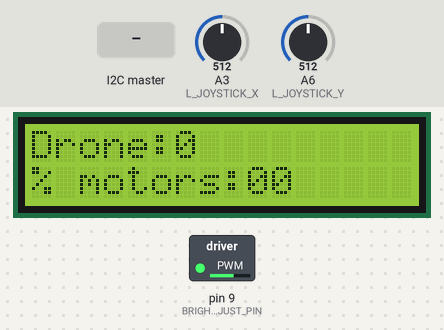
This sketch was run on a simulated Arduino Nano, built with avr-gcc and run on an emulated ATmega328P. Shown: 16×2 character LCD, switched loads named in the sketch (green lamp = pin HIGH). Inputs (shaded band) come from the test bench; at power-on: A3 (L_JOYSTICK_X) = 512, A6 (L_JOYSTICK_Y) = 512.

Above: at 1.2 s.
1.3 s: the I2C master sends the byte 1
At 1.8 s:
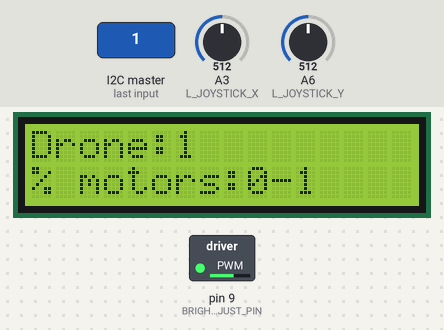
2.8 s: the I2C master sends the byte 2
At 4.2 s:
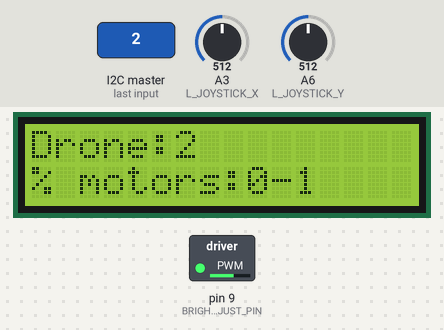
Timing chart, 0 to 5.8 s (numbered marks = the images above; inputs shaded):
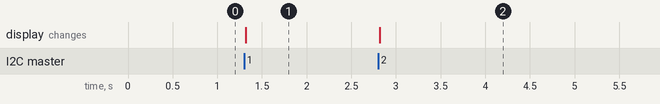

Measured:
- after the input at 1.3 s, the display: first changes at once (image 1 shows a later state)
- after the input at 2.8 s, the display: changes at once (image 2)

The sketch:

LCD_controller.ino
```cpp
/*
 * This program reads the remaining values of the controller, and shows other values on an LCD
 */
// Include necessary libraries
#include <Wire.h>     // Two wire (I2C) library for communication with the second arduino
#include <LiquidCrystal.h> // LCD controlling library

// Definitions of the controlling elements
#define L_JOYSTICK_Y A6 // Left joystick y axis
#define L_JOYSTICK_X A3 // Left joystick x axis

// Definitions for the LCD
#define LCD_X 16
#define LCD_Y 2
#define BRIGHTNESS_ADJUST_PIN 9

// Definitions for the I2C
#define DEV_ADDR 0x09

// Variables
// LCD variables
LiquidCrystal lcd_module(2, 3, 4, 5, 6, 7); // lcd object with specified pins
int if_drone_on;          // Value storing if a drone is on
int motors_pwr_percent;   // Value storing the percentage of max power the motors are running at

// Messages to be printed on the LCD
String first_line = "Drone:";
String second_line = "% motors:";

// I2C variables
uint8_t data_to_send_controller[] = {0, 0, 0, 0}; // data to be sent to the controller device

void setup() {
  // Setup the LCD
  pinMode(BRIGHTNESS_ADJUST_PIN, OUTPUT);
  analogWrite(BRIGHTNESS_ADJUST_PIN, 150); // set moderate brightness
  lcd_module.begin(LCD_X, LCD_Y); // initiate the lcd
  lcd_module.clear();             // clear anything that was on the LCD
  // Print the message on the lcd
  lcd_module.setCursor(0, 0);
  lcd_module.print(first_line);
  lcd_module.setCursor(0, 1);
  lcd_module.print(second_line);

  // Set the modes of the control devices
  pinMode(L_JOYSTICK_Y, INPUT);
  pinMode(L_JOYSTICK_X, INPUT);

  // I2C communication setup
  Wire.begin(DEV_ADDR);
  Wire.onRequest(request_event); // If I get a request from the device run the request event function
  Wire.onReceive(receive_event); // On receiving data run the receive_event function
}

void loop() {
  read_and_convert(data_to_send_controller); // read the left joystick values and save them to an array

  // lcd communication
  // print the value of if_drone_on
  lcd_module.setCursor(first_line.length(), 0);
  lcd_module.print(if_drone_on);
  // print the value of motors_pwr_percent
  lcd_module.setCursor(second_line.length(), 1);
  if(motors_pwr_percent < 10) {
    lcd_module.print("0");
  }
  lcd_module.print(motors_pwr_percent);
  lcd_module.print(" ");
}

// I2C functions
// This function sends the data in the local array when a request is received
void request_event() {
  uint8_t local_send_array[4]; // local array that will be sent
  // save the values to the local array
  for(int i = 0; i < 4; ++i) {
    local_send_array[i] = data_to_send_controller[i];
  }
  // Send the data with I2C
  Wire.write(local_send_array, sizeof(local_send_array)/sizeof(local_send_array[0]));
}

// This function reads the values sent from the controller via I2C
void receive_event() {
  if_drone_on = Wire.read();
  motors_pwr_percent = Wire.read();
}
```

controller_modules.ino
```cpp
// This function reads the values of the joystick and
// converts them to be sent to the controller device
void read_and_convert(uint8_t* array_to_send) {
  // Initialize and read the joystick values
  int left_joystick_reading_y = 1023 - analogRead(L_JOYSTICK_Y);
  int left_joystick_reading_x = 1023 - analogRead(L_JOYSTICK_X);

  // convert values and save them in the array
  array_to_send[0] = left_joystick_reading_y / 100;
  array_to_send[1] = left_joystick_reading_y % 100;
  array_to_send[2] = left_joystick_reading_x / 100;
  array_to_send[3] = left_joystick_reading_x % 100;
}
```
